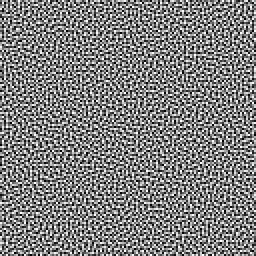
#> input picture bluenoise/128_128/LDR_LLL1_0.png, 128 x 128 px, given in place of festung1.png, which was not available (shown 2 times larger)
$ jupyter execute dither_experiment.ipynb   (shell and % lines are left out)
#> lines starting #> are read from the running program, lines starting #| are printed output that depends on the picture; pictures that were not available may be replaced by others from this repository, and a replacement may not be noted
[cell 1]
import numpy as np
import matplotlib.pyplot as plt
from PIL import Image
import os

# ==========================================
# 1. Configuration & Paths
# ==========================================
# Adjust these paths as needed
INPUT_IMAGE_PATH = "corrected_pre_dither.png"

# Using os.path.join for cross-platform compatibility (Windows/Mac/Linux)
# This matches your request: ..\bluenoise\128_128\LDR_LLL1_0.png
BLUE_NOISE_PATH = os.path.join('..', 'bluenoise', '128_128', 'LDR_LLL1_0.png')

# ==========================================
# 2. Helper Functions
# ==========================================

def load_and_normalize(path):
    """Loads an image, converts to float, normalizes to 0-1."""
    if not os.path.exists(path):
        raise FileNotFoundError(f"File not found: {path}")

    img = Image.open(path)
    img = img.convert('RGB') # Ensure RGB
    return np.array(img).astype(np.float32) / 255.0

# [28 lines left out: functions rgb_to_grayscale_perceptual, tile_noise, not called in this run]

# ==========================================
# 3. Main Logic
# ==========================================

try:
    # A. Load Input Image
    print(f"Loading image: {INPUT_IMAGE_PATH}")
    img_rgb = load_and_normalize(INPUT_IMAGE_PATH)

    # B. Convert to Grayscale Perceptually
    img_gray = rgb_to_grayscale_perceptual(img_rgb)
    print(f"Image Size: {img_gray.shape}")

    # C. Load Blue Noise Texture
    print(f"Loading noise: {BLUE_NOISE_PATH}")
    # Load noise, convert to grayscale (L), normalize 0-1
    noise_img = Image.open(BLUE_NOISE_PATH).convert('L')
    noise_arr = np.array(noise_img).astype(np.float32) / 255.0

    # D. Tile the Noise to match Image Size
    noise_tiled = tile_noise(noise_arr, img_gray.shape)

    power_levels = np.array([0.0, 0.0, 0.8, 1.0], dtype=np.float32)

    # 2. Convert Image Brightness to Target Laser Power
    # Assuming img_gray: 1.0 = White (Paper), 0.0 = Black (Ink)
    # We invert this because for the laser: 0.0 = Off (Paper), 1.0 = On (Burn)
    target_power = img_gray

    # Ensure range is strictly 0-1
    target_power = np.clip(target_power, 0.0, 1.0)

    # 3. Find the Lower and Upper bounds for every pixel
    # We find which interval of power_levels the current pixel falls into.
    # np.searchsorted finds the insertion index to maintain order.
    # We subtract 1 to get the index of the "step below".
    idx = np.searchsorted(power_levels, target_power, side='right') - 1

    # Clamp indices to ensure we don't go out of bounds
    idx = np.clip(idx, 0, len(power_levels) - 2)

    lower_step = power_levels[idx]
    upper_step = power_levels[idx + 1]

    # 4. Normalize the pixel value within its specific step interval
    # Example: If pixel wants 0.7 power, it sits between 0.5 and 0.9.
    # The normalized value (0.0 to 1.0) represents how close it is to the upper step.
    step_range = upper_step - lower_step

    # Handle case where step_range is 0 to avoid division by zero
    step_range[step_range == 0] = 1.0

    normalized_val = (target_power - lower_step) / step_range

    # 5. Apply the Blue Noise Threshold
    # If the normalized value is higher than the noise, bump up to the upper step.
    # Otherwise, stay at the lower step.
    step_up_mask = normalized_val > noise_tiled

    dithered_output = np.where(step_up_mask, upper_step, lower_step)

    # Output is now an array containing only [0.0, 0.5, 0.9, 1.0]

    # ==========================================
    # 4. Visualization
    # ==========================================
    fig, ax = plt.subplots(1, 3, figsize=(18, 6))

    # Original Grayscale
    ax[0].imshow(img_gray, cmap='gray', vmin=0, vmax=1)
    ax[0].set_title("Perceptual Grayscale Input")
    ax[0].axis('off')

    # Dithered Result
    ax[1].imshow(dithered_output, cmap='gray', vmin=0, vmax=1)
    ax[1].set_title("Blue Noise Dithered")
    ax[1].axis('off')

    # The Noise Mask (Zoomed in snippet for visualization)
    ax[2].imshow(noise_tiled, cmap='gray', vmin=0, vmax=1)
    ax[2].set_title("Tiled Blue Noise Map")
    ax[2].axis('off')


    plt.tight_layout()
    plt.show()

    # Optional: Save result
    Image.fromarray((dithered_output * 255).astype(np.uint8)).save('output_dither.png')

except Exception as e:
    print(f"Error: {e}")
    print("Ensure 'xyz.png' exists and the blue noise path is correct.")

[cell 2]
import numpy as np
import pandas as pd
import matplotlib.pyplot as plt
from PIL import Image, ImageFilter, ImageOps
import os
from scipy import interpolate, sparse
from scipy.sparse.linalg import spsolve
from scipy.ndimage import convolve

# ==========================================
# 1. Configuration
# ==========================================
INPUT_IMAGE_PATH = "../posters/festung1.png"

# Using os.path.join for cross-platform compatibility (Windows/Mac/Linux)
# This matches your request: ..\bluenoise\128_128\LDR_LLL1_0.png
BLUE_NOISE_PATH = os.path.join('..', 'bluenoise', '128_128', 'LDR_LLL1_0.png')
LASER_STEPS = 4
MAX_LASERPOWER = 75
POWER_LEVELS = np.array([0,65,70,75], dtype=np.float32)

# --- ADAPTIVE SPREAD SETTINGS ---

avoid_peaks=True,
peak_avoidance_strength=0.2
hysteresis_enabled=True
hysteresis_strength=0.8

# Small spread for highlights (detail), Large spread for shadows (contrast/bleed control)
MIN_SPREAD = 2
MAX_SPREAD = 2

GAMMA = 2.2 # Set your desired value
LOGCOMPRESS = 1
LOGEXPAND = 1
SHARPEN_AMOUNT = 1.4

# Sizing Settings
TARGET_DPI = 254
TARGET_LONGEST_EDGE_MM = 170  # Set the desired length of the longest side in mm
runout_mm = 2.0

#correction_df = pd.read_csv("../luts/uv_laser_correction_raw.csv")

correction_df = pd.read_csv("cyanotype_lut.csv")
#> (reads jupyter/cyanotype_lut.csv from the repository)

####################
# DeepSeek
####################

def create_cyanotype_spread_profile(lut, LASER_STEPS=None):
    """
    Create spread profile optimized for cyanotype characteristics.
    """
    if LASER_STEPS is not None:
        num_levels = LASER_STEPS
    else:
        num_levels = len(lut)

    # Resample LUT to match num_levels if needed
    if len(lut) != num_levels:
        original_indices = np.linspace(0, 1, len(lut))
        new_indices = np.linspace(0, 1, num_levels)
        lut_resampled = np.interp(new_indices, original_indices, lut)
    else:
        lut_resampled = lut

    # Calculate derivative to understand sensitivity
    derivative = np.gradient(lut_resampled)
    abs_derivative = np.abs(derivative)

    # Normalize derivative
    if abs_derivative.max() > abs_derivative.min():
        der_norm = (abs_derivative - abs_derivative.min()) / (abs_derivative.max() - abs_derivative.min())
    else:
        der_norm = np.zeros_like(abs_derivative)

    # Create spread profile
    spread_profile = np.ones(num_levels, dtype=int)

    # In sensitive regions (steep slope), use smaller spread
    sensitive_mask = der_norm > 0.85
    spread_profile[sensitive_mask] = 4  # Minimal spread

    # In moderately sensitive regions
    moderate_mask = (der_norm > 0.3) & (der_norm <= 0.85)
    spread_profile[moderate_mask] = 8

    # In flat regions, use larger spread
    flat_mask = der_norm <= 0.3
    spread_profile[flat_mask] = 12

    # In very flat regions (extremes)
    very_flat_mask = der_norm <= 0.05
    spread_profile[very_flat_mask] = 8

    # Ensure spread is at least 1
    spread_profile = np.maximum(spread_profile, 1)

    # Smooth the spread profile to avoid abrupt changes
    spread_profile = convolve(spread_profile.astype(float), np.ones(3)/3, mode='nearest').astype(int)

    return spread_profile


# [364 lines left out: functions identify_problematic_regions, cyanotype_adaptive_threshold, calculate_stability_factor, apply_hysteresis_simple, cyanotype_adaptive_dither_with_hysteresis, cyanotype_simple_adaptive, not called in this run]

####################
# /DeepSeek
####################


def adjust_image(img):
    """
    Applies auto-levels and gamma adjustment to an image.

    :param img: source image
    :param gamma: Gamma value (1.0 = no change, <1.0 = darker, >1.0 = lighter)
    """


    # Ensure image is in RGB mode (AutoContrast doesn't work well with CMYK or RGBA)
    if img.mode not in ['RGB', 'L']:
        img = img.convert('RGB')

    # 2. Automatic Level Correction (Auto Contrast)
    # 'cutoff' ignores the top/bottom % of pixels.
    # 0.5% is standard to prevent outliers/noise from ruining the stretch.
    #img = ImageOps.autocontrast(img, cutoff=-30)
    # 4. Save
    return img

def compress_log(img, scale=10):
    """
    Logarithmic compression. Excellent for High Dynamic Range data.
    Squashes high values, brings out low value details.
    Scale determines how aggressive the compression is.
    """
    # Formula: ln(1 + scale * x) / ln(1 + scale) to normalize back to 0-1
    return np.log1p(img * scale) / np.log1p(scale)

def expand_log(img, scale=10):
    """
    Inverse logarithmic transformation (Logarithmic Expansion).
    Restores the original dynamic range of a compressed image.
    Scale must match the one used during compression.
    """
    # Formula: (exp(img * ln(1 + scale)) - 1) / scale
    return np.expm1(img * np.log1p(scale)) / scale

def robust_gamma(image_array, gamma_val):
    """
    Applies gamma correction to a 0.0-1.0 float array.

    Args:
        image_array: Numpy array (float) representing the image.
        gamma_val: The gamma value.
                   < 1.0 brightens midtones (e.g. 0.5)
                   > 1.0 darkens midtones (e.g. 2.2)
    Returns:
        Gamma corrected array clamped to 0.0-1.0
    """
    # 1. Clip is essential to prevent NaNs if previous steps (resizing/sharpening)
    #    pushed pixels below 0.0
    safe_img = np.clip(image_array, 0.0, 1.0)

    # 2. Apply power law: Output = Input ^ Gamma
    # Use np.power for vectorized performance
    corrected = np.power(safe_img, gamma_val)

    return corrected


# ==========================================
# 2. Physics Simulation (The "Problem")
# ==========================================

def get_measured_curve(steps):
    """
    Simulates the 'Dot Gain' / Bleed effect of the UV Laser on Cyanotype.

    X-axis: Laser Power Index (normalized 0-1)
    Y-axis: Resulting Physical Density (0=Paper White, 1=Darkest Blue)

    In this simulation:
    - Low power burns disproportionately fast (high gain in highlights).
    - Mid power bleeds significantly (dot gain).
    - Max power saturates.
    """
    power_input = np.linspace(0, 1, steps)

    # Simulate specific UV laser/Cyanotype behavior:
    # 1. 'power_input ** 0.6' -> Mimics rapid darkening (Gamma < 1)
    # 2. Max(0.95) -> Even max power might not be 'perfect' black if under-exposed
    measured_density = (power_input ** 0.6) * 0.98

    return power_input, measured_density

def process_and_get_interpolator(dataframe):
    """
    Normalizes CSV data and returns a callable interpolation function.
    """
    # 1. Sort by input_val to ensure interpolation works
    df_sorted = dataframe.sort_values(by='input_255')

    x_raw = df_sorted['input_255'].values
    y_raw = df_sorted['normalized'].values

    # 2. Normalize X (Input) to 0-1
    # Assuming Input 0 is start and Input Max is end
    x_norm = (x_raw - x_raw.min()) / (x_raw.max() - x_raw.min())

    # 3. Normalize Y (Measured) to 0-1
    # 0 = Paper White (Lowest measurement), 1 = Darkest Blue (Highest measurement)
    y_norm = (y_raw - y_raw.min()) / (y_raw.max() - y_raw.min())

    # 4. Create Interpolator
    # kind='linear' connects dots with straight lines.
    # kind='cubic' creates a smooth curve (requires more data points).
    # fill_value="extrapolate" handles floating point errors at the boundaries.
    return interpolate.interp1d(x_norm, y_norm, kind='quadratic', fill_value="extrapolate")


# ==========================================
# 3. Calibration Logic (The "Solution")
# ==========================================

def generate_compensated_lut(target_steps, measured_power, measured_density):
    """
    Creates a Lookup Table that counter-acts the physical dot gain.

    We want a LINEAR visual result (0.0 to 1.0).
    We look at the measured_density curve and find which Power Input
    actually resulted in that density.
    """
    # Create the ideal linear target (what we WANT to see on paper)
    desired_density = np.linspace(0, 1, target_steps)

    # We need to find P such that Measure(P) == Desired
    # We use interpolation to reverse map: Density -> Power
    # inverse_mapper = interpolate.interp1d(
    #     measured_density,
    #     measured_power,
    #     kind='linear',
    #     fill_value="extrapolate"
    # )

    inverse_mapper = process_and_get_interpolator(correction_df)
    # Get the specific power levels needed to achieve linear steps
    compensated_power_levels = inverse_mapper(desired_density)

    # Clip to ensure we stay within 0-1 range
    return np.clip(compensated_power_levels, 0, 1)

# ==========================================
# 4. Processing Functions
# ==========================================

def resize_to_physical_dim(pil_img, longest_edge_mm, dpi):
    """
    Resizes a PIL image to specific physical dimensions at a specific DPI.
    """
    # Calculate target pixels
    # Formula: pixels = (mm / 25.4) * dpi
    target_pixels_max = int((longest_edge_mm / 25.4) * dpi)

    # Get current dimensions
    w, h = pil_img.size

    # Calculate scale maintaining aspect ratio
    if w > h:
        new_w = target_pixels_max
        new_h = int(h * (target_pixels_max / w))
    else:
        new_h = target_pixels_max
        new_w = int(w * (target_pixels_max / h))

    print(f"Resizing input to: {new_w}x{new_h} px ({longest_edge_mm}mm longest edge @ {dpi} DPI)")

    # High quality resampling
    return pil_img.resize((new_w, new_h), Image.Resampling.LANCZOS)


def pre_sharpen(img_arr, amount=1.5):
    """
    Compensates for spatial 'bleed' (blur) by pre-sharpening the input.
    """
    # Convert back to PIL for easy UnsharpMask
    img_pil = Image.fromarray((img_arr * 255).astype(np.uint8))

    # FIX: Cast percent to int() because PIL throws a TypeError on floats
    sharpen_val = int(100 * amount)

    # Radius depends on how much your laser "blooms".
    # If the dot expands by 1 pixel, use radius ~1.
    sharpened = img_pil.filter(ImageFilter.UnsharpMask(radius=1.5, percent=sharpen_val, threshold=0))

    return np.array(sharpened).astype(np.float32) / 255.0


def generate_adaptive_spread_profile(steps, min_s, max_s):
    """
    Creates a lookup array where index 0 is white (min spread)
    and index `steps` is black (max spread).
    """
    x = np.linspace(0, 1, steps)
    # We use a slight curve (power 2) so spread stays tight in midtones
    # and only gets massive in deep shadows
    spread_curve = min_s + (max_s - min_s) * (x**2)
    return spread_curve

def multilevel_dither_static(img, noise, compensated_lut, steps):

    # Ensure steps are floats for calculation
    steps = np.array(steps, dtype=np.float32)

    # Normalize steps to 0.0-1.0 range
    power_levels = (steps - steps.min()) / (steps.max() - steps.min())
    print("Power Levels:", power_levels)

    # 2. Convert Image Brightness to Target Laser Power
    target_power = 1.0 - img
    target_power = np.clip(target_power, 0.0, 1.0)

    # 3. Find the Lower Bound Index
    idx = np.searchsorted(power_levels, target_power, side='right') - 1

    # --- FIX 1: Clip to (len - 2) ---
    # Because we need 'idx + 1' to exist, 'idx' cannot be the very last element.
    idx = np.clip(idx, 0, len(power_levels))

    # Get the VALUE of the steps for math (calculating probability)
    lower_val = power_levels[idx]
    upper_val = power_levels[idx-1]

    # 4. Normalize within interval
    step_range = upper_val - lower_val
    step_range[step_range == 0] = 1.0

    normalized_val = (target_power - lower_val) / step_range

    # 5. Apply Blue Noise
    step_up_mask = normalized_val > noise

    # --- FIX 2: Select INDICES, not float values ---
    # We choose between the index 'idx' and 'idx + 1'
    # Result is an integer array (e.g., 0, 1, 2, 3)
    chosen_indices = np.where(step_up_mask, idx + 1, idx).astype(int)

    # --- FIX 3: Use Integer Indices for Lookup ---
    # Now we can safely use the array as an index for the LUT
    final_laser_power = compensated_lut[chosen_indices]

    # If final_laser_power is already machine units (0-1 range), convert here
    # Assuming MAX_LASERPOWER is defined globally or passed in
    machine_steps = (final_laser_power * (MAX_LASERPOWER)).astype(int)

    return machine_steps


    # Output is now an array containing only [0.0, 0.5, 0.9, 1.0]

# [53 lines left out: function multilevel_dither_compensated, not called in this run]


# ==========================================
# 5. Execution
# ==========================================

# A. Generate Data
raw_power, raw_density = get_measured_curve(LASER_STEPS)
compensated_lut_vals = generate_compensated_lut(LASER_STEPS, raw_power, raw_density)

# [31 lines of commented-out code are left out]
adaptive_spread_curve = generate_adaptive_spread_profile(100, MIN_SPREAD, MAX_SPREAD)


# Load Image & Noise
print("--- Processing ---")
pil_original = Image.open(INPUT_IMAGE_PATH).convert('RGB')
pil_resized = resize_to_physical_dim(pil_original, TARGET_LONGEST_EDGE_MM, TARGET_DPI)
#| Resizing input to: 1700x1700 px (170mm longest edge @ 254 DPI)
pil_resized = adjust_image(pil_resized)
# --- ADDED: 5mm White Runout ---
# Calculate pixels needed for 5mm based on the specific DPI

runout_px = int((runout_mm / 25.4) * TARGET_DPI)

# Add the white border around the existing image
pil_resized = ImageOps.expand(pil_resized, border=runout_px, fill='white')

img_rgb = np.array(pil_resized) / 255.0
img_gray = 0.299*img_rgb[:,:,0] + 0.587*img_rgb[:,:,1] + 0.114*img_rgb[:,:,2]

img_gray = robust_gamma(img_gray, GAMMA)
img_gray = compress_log(img_gray, LOGCOMPRESS)
img_gray = expand_log(img_gray, LOGEXPAND)

# -------------------------------

# C. Pre-Correction (Spatial)
# Since the laser bleeds, we sharpen the input so the bleed brings it back to normal
img_sharpened = pre_sharpen(img_gray, SHARPEN_AMOUNT)

# D. Load Noise
noise = np.array(Image.open(BLUE_NOISE_PATH).convert('L')) / 255.0

# Tile Noise
th, tw = img_gray.shape
nh, nw = noise.shape
noise_tiled = np.tile(noise, ((th//nh)+1, (tw//nw)+1))[:th, :tw]
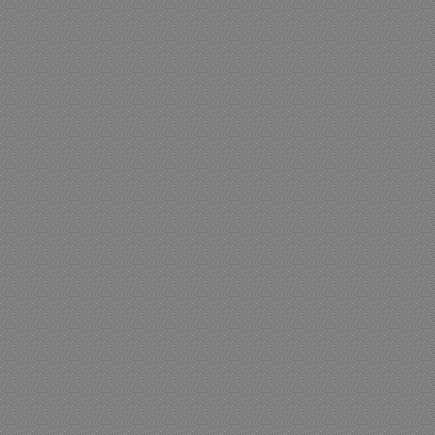
#> noise_tiled: shape (1740, 1740) float64 (shown at 1/4 size); min 0, max 1, mean 0.5


simulated_print_density = np.interp(
    img_gray, # x-coord (commanded power 0-1)
    raw_power,                             # x-ref
    raw_density                            # y-ref (result density)
)

adaptive_spread_curve = create_cyanotype_spread_profile(compensated_lut_vals, MAX_LASERPOWER)

# E. Run Dither
# spread=1 is default (smoothest)
# spread=4 or higher makes the dots more distinct
# laser_command_map = multilevel_dither_compensated(
#     simulated_print_density,
#     noise_tiled,
#     compensated_lut_vals,
#     adaptive_spread_curve
# )

laser_command_map = multilevel_dither_static(
    simulated_print_density,
    noise_tiled,
    compensated_lut_vals,
    POWER_LEVELS
)
#> in multilevel_dither_static, `target_power = 1.0 - img`:
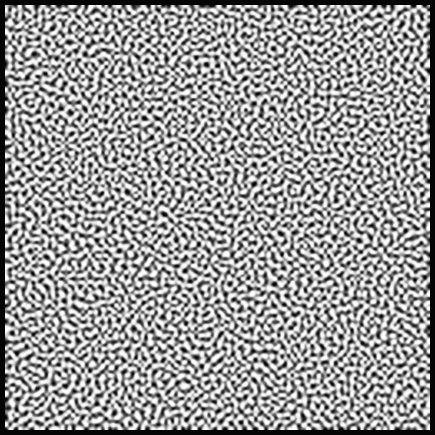
#> target_power: shape (1740, 1740) float64 (shown at 1/4 size); min 0.02, max 1, mean 0.602
#> in multilevel_dither_static, `idx = np.searchsorted(power_levels, target_power, side='right') - 1`:
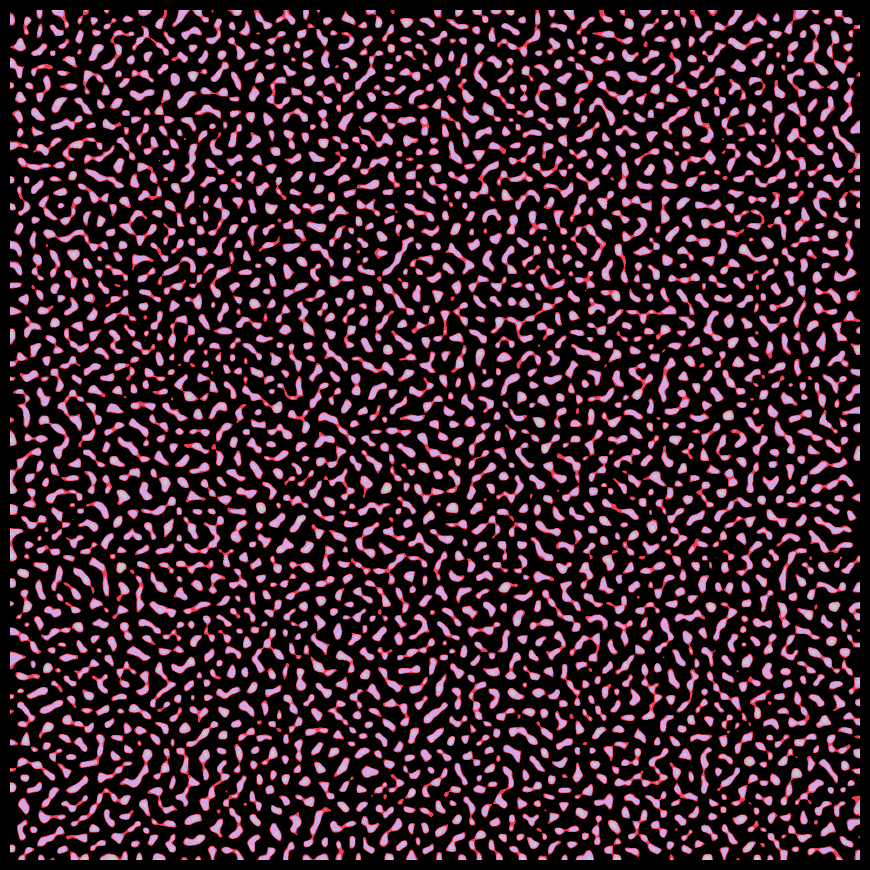
#> idx: shape (1740, 1740) int64 (shown at 1/2 size); 4 distinct labels, from 0 to 3; one colour per label, 0 black
#> in multilevel_dither_static, `step_range = upper_val - lower_val`:
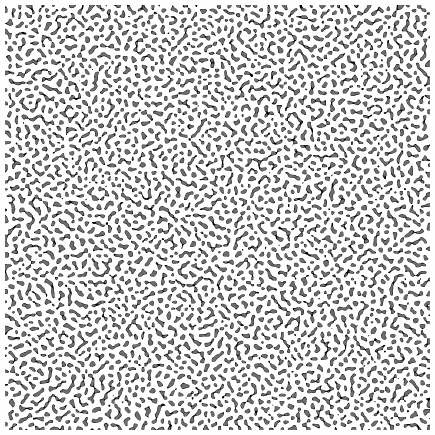
#> step_range: shape (1740, 1740) float32 (shown at 1/4 size); min -0.867, max 1, mean 0.64; drawn with min black and max white
#> in multilevel_dither_static, `normalized_val = (target_power - lower_val) / step_range`:
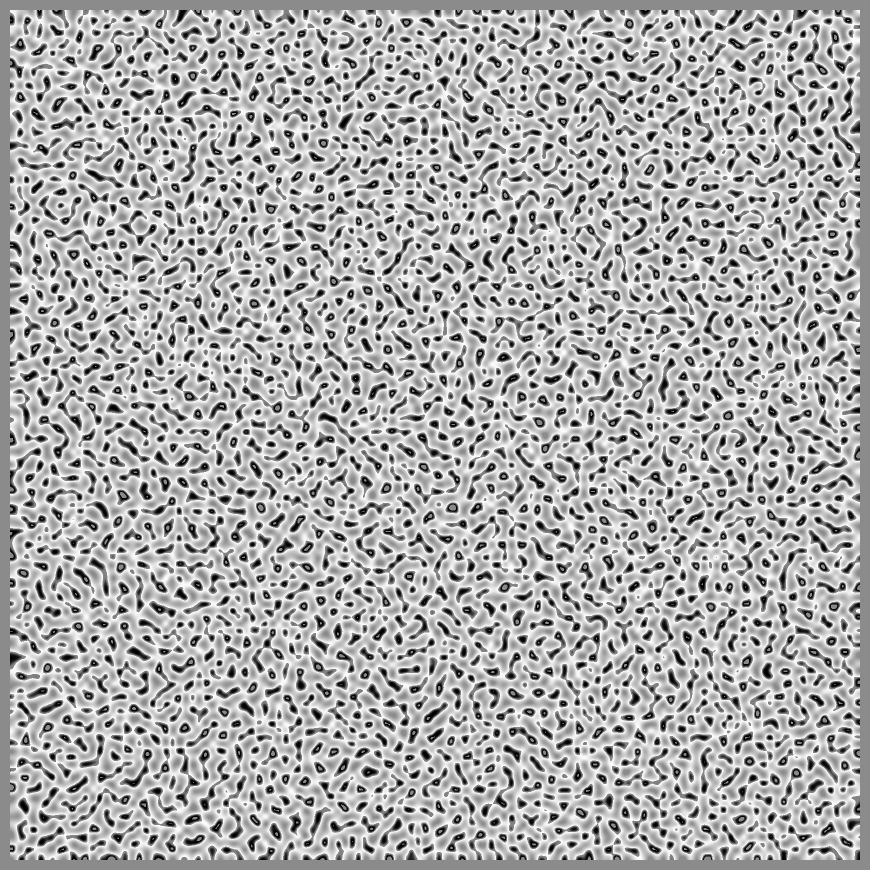
#> normalized_val: shape (1740, 1740) float64 (shown at 1/2 size); min -1, max 0.864, mean 0.256; drawn with min black and max white
#> (the rest of the program and of its run is left out)
